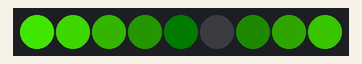
Bench run of a sketch on a simulated Arduino Uno, built with avr-gcc and run on an emulated ATmega328P. Shown: 9 RGB LEDs in strip order, left to right. Dim RGB values are drawn brighter than linear; random numbers use the default seed unless the sketch sets one.

Above: at 0.48 s.
At 5.26 s:
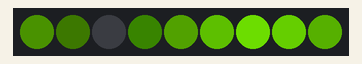
At 10.36 s:
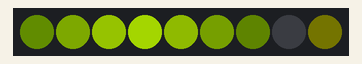
At 20.13 s:
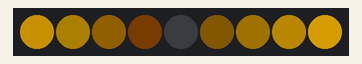
At 29.18 s:
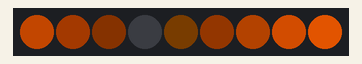
At 39.81 s:
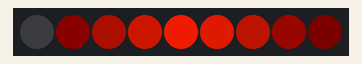

The sketch:

LinearLightsThreading2.ino
```cpp
//#include <TimerOne.h>

#include "SPI.h"
#include "Adafruit_WS2801.h"

//
//  Linear Lights with Threaded Shows
//
//  Standard program for a linear light strip
//
//  Set the number of lights with numLights below
//  Modern 8-bit color lights
//
//  Morphing is HSV-corrected (thanks, Greg)
//
//  No external controller like buttons or an X-Bee
//
//  Shows can be Threaded
//
/*****************************************************************************/
//
// Set Up Pins
//
// 2 pins for clock and data of lights.
//
#define dataPin 9       // 'yellow' wire
#define clockPin 8      // 'green' wire

#define numLights 9     // Centurion helmet

// Thread buffers
#define MAX_THREADS 4

#define FULL_THREADS 99

#define LIFE      0  // Position of variables for each thread
#define MORPH     1
#define SHOW      2
#define FORECOLOR 3
#define BACKCOLOR 4
#define WAIT      5
#define UPDATE    6

int thread_vars[MAX_THREADS][7];    // See XXX numbers above

// framebuffers
uint32_t current_frame[MAX_THREADS][numLights]; // Each thread has its own 2 frame buffers
uint32_t next_frame[MAX_THREADS][numLights];
uint32_t frame[numLights];  // Master buffer that sums up the threads
int occupancy[numLights];  // How many colors stuffed into each light

// For random-fill show (nasty global)
byte shuffle[MAX_THREADS][numLights];  // Will contain a shuffle of lights

// Set the first variable to the NUMBER of pixels.
Adafruit_WS2801 strip = Adafruit_WS2801(numLights, dataPin, clockPin);

// Light colors - Fore and Back color handled by thread_vars above

#define MaxColor 255    // Colors go from 0 to 255

// Shows - show handled by thread_vars above - Dark = 0

#define MAX_SHOW 9  // Total number of shows

#define CLEAR_WITH_FADE  0
#define ALL_ON           1
#define MORPH_CHAIN      2
#define RANDOM_FILL      3
#define RANDOM_COLORS    4
#define TWO_COLOR        5
#define LIGHT_WAVE       6
#define LIGHT_RUN_UP     7
#define SAW_TOOTH        8

#define MAX_LIFE 500 // How many cycles at most a show will last

// Morphing (minute hand), cycles (hour hand), and update (boolean) handled by thread_vars above

// Wait handled by thread_vars above

#define MAX_WAIT 12 // Number of stored delay times

//
// Setup
//

void setup() {

  Serial.begin(9600);
  //Serial.println("Start");

  // Start up the LED counter
  strip.begin();

  // Turn off all threads. life = 0 for all threads
  for (int i=0; i < MAX_THREADS; i++) {
    thread_vars[i][LIFE] = 0;
    clearThreadFrame(i);
  }

  startNewThread();  // Have a thread going on start-up
}

void loop() {

  delay(20);  // The only delay!

  clearFrame(); // Empty the lights

  checkThreads(); // Check each thread and add together all threads' light intensities

  writeFrame(); // Push the frame on to the lights

  randomizeThreads(); // Change the active threads slightly

  // Start a second thread when the first is at least halfway thru
  if (countThreads() == 0 ||
      (countThreads() < 2 && minLife() < MAX_LIFE / 2 && !random(MAX_LIFE) ) ) {
    startNewThread();
  }
}

//
// check Show
//
// Figures out which show the particular thread is running
// Subroutines to that particular show
//
void checkShow(byte thread) {

  switch(thread_vars[thread][SHOW]) {

      case CLEAR_WITH_FADE:
        clearWithFade(thread);
        break;
      case ALL_ON:
        allOn(thread);
        break;
      case MORPH_CHAIN:
        morphChain(thread);
        break;
      case RANDOM_FILL:
        randomfill(thread);
        break;
      case RANDOM_COLORS:
        randomcolors(thread);
        break;
      case TWO_COLOR:
        twocolor(thread);
        break;
      case LIGHT_WAVE:
        lightwave(thread);
        break;
      case LIGHT_RUN_UP:
        lightrunup(thread);
        break;
      case SAW_TOOTH:
        sawtooth(thread);
        break;
    }
}

// clear with fade
//
// Fades lights to black
//
void clearWithFade(byte t) {
  for (int i=0; i<numLights; i++) {
    setPixelColor(i, t, Color(0,0,0));
  }
}

//
// All On
//
// Turns all the pixels on to one color
//
void allOn(byte t) {
   for (int i=0; i < strip.numPixels(); i++) {
     setPixelColor(i, t, Wheel(thread_vars[t][FORECOLOR]));
   }
}

// random fill
//
// randomfill: randomly fills in pixels from blank to all on
// then takes them away random until blank
//

void randomfill(byte t) {

  int pos = thread_vars[t][LIFE] % (numLights*2);  // Where we are in the show
  pos = abs(numLights - pos);

  for (int i=0; i < numLights; i++) {
    if (i >= pos) {
      setPixelColor(shuffle[t][i], t, Wheel(thread_vars[t][FORECOLOR]));  // Turning on lights one at a time
    } else {
      setPixelColor(shuffle[t][i], t, Color(0,0,0));  // Turning off lights one at a time
    }
  }
}

//
// shuffle Positions
//
// Call at the start of a Random Fill show
// Swaps all positions of lights
void shufflePositions(byte t) {
  int i, j, save, pos;

  for (i=0; i < numLights; i++) shuffle[t][i] = i; // before shuffle
  for (i=0; i < numLights; i++) {  // here's position
    j = random(numLights);         // there's position
    save = shuffle[t][i];
    shuffle[t][i] = shuffle[t][j];       // first swap
    shuffle[t][j] = save;                // second swap
  }
}

// random colors
//
// turns each pixel on to a random color
//
// colors are stored in the shuffle array
// must initialize this array with random values at the start of the show!
//
void randomcolors(byte t) {
  for (int i=0; i < numLights; i++) {
    setPixelColor(i, t, Wheel(shuffle[t][i]));
  }
}

//
// pick random colors
//
// Call at the start of the random colors show
void pickRandomColors(byte t) {
  for (int i=0; i < numLights; i++) {
    shuffle[t][i] = random(MaxColor);
  }
}

// two color
//
// alternates the color of pixels between two colors
//
void twocolor(byte t) {
  for (int i=0; i < numLights; i++) {
    if (i%2) setPixelColor(i, t, Wheel(thread_vars[t][FORECOLOR]));
    else setPixelColor(i, t, Wheel(thread_vars[t][BACKCOLOR]));
  }
}

//
// Morph Chain
//
// Morphs color 1 from position x to
// color 2 at position x+n

void morphChain(byte t) {
  float attenuation;

  for (int i=0; i < numLights; i++) {
    attenuation = ((i+(thread_vars[t][LIFE] % numLights)) % numLights)/(float)(numLights-1);
    setPixelColor(i, t, HSVinter24(Wheel(thread_vars[t][FORECOLOR]),
                                   Wheel(thread_vars[t][BACKCOLOR]),
                                   attenuation));
  }
}

//
// Saw tooth
//
// Fills in pixels with a sawtooth of intensity
//
// Peak of the sawtooth moves with the cycle

void sawtooth(byte t) {
  float attenuation;

  for (int i=0; i < numLights; i++) {
    attenuation = 2*(((i+(thread_vars[t][LIFE] % numLights)) % numLights)/(float)(numLights-1));
    if (attenuation > 1) attenuation = 2 - attenuation;  // the '2 -' creates the sawtooth
    attenuation = attenuation * attenuation;  // magnify effect - color brightness is not linear
    setPixelColor(i, t, HSVinter24(Color(0,0,0), Wheel(thread_vars[t][FORECOLOR]), attenuation));
  }
}

//
// rainbowshow: fills the spines with a gradient rainbow
// over time, the starting color changes
//

void rainbowshow(byte t) {
  int diff = abs(thread_vars[t][FORECOLOR] - thread_vars[t][BACKCOLOR]);

  for (int i=0; i < numLights; i++) {
    setPixelColor( (i+(thread_vars[t][LIFE] % numLights)) % numLights, t,
                    Wheel(((i*diff / numLights) + thread_vars[t][FORECOLOR]) % diff) );
  }
}

//
// lightwave
//
// Just one pixel traveling along the chain

void lightwave(byte t) {

  for (int i=0; i < numLights; i++) {
     if (i == numLights-(thread_vars[t][LIFE] % numLights)-1) {
       setPixelColor(i, t, Wheel(thread_vars[t][FORECOLOR]));
     } else {
       setPixelColor(i, t, Color(0,0,0));
     }
  }
}

//
// lightrunup
//
// lights fill up one at time
//
void lightrunup(byte t) {
  int pos = thread_vars[t][LIFE] % (numLights*2);  // Where we are in the show
  pos = abs(numLights - pos);

  for (int i=0; i < numLights; i++) {
    if (i >= pos) {
      setPixelColor(i, t, Wheel(thread_vars[t][FORECOLOR]));  // Turning on lights one at a time
    } else {
      setPixelColor(i, t, Color(0,0,0));   // black
    }
  }
}

//
// Thread Routines
//

// countThreads
//
// Return the number of active threads (life > 0)
byte countThreads() {
  int threads = 0;

  for (int i=0; i < MAX_THREADS; i++) {
    if (thread_vars[i][LIFE] > 0) threads++;
  }
  return (threads);
}

//
// min Life
//
// Returns the life left of the smallest living thread
// Results will go wonky if no threads are alive

int minLife() {
  int min_life = 10000;

  for (int i=0; i < MAX_THREADS; i++) {
    if (thread_vars[i][LIFE] > 0 && thread_vars[i][LIFE] < min_life) {
      min_life = thread_vars[i][LIFE];
    }
  }
  return (min_life);
}

//
// getEmptyThread
//
// Return the position of the first empty thread
// If all positions are filled, returns FULL_THREADS
byte getEmptyThread() {
  for (int i=0; i < MAX_THREADS; i++) {
    if (thread_vars[i][LIFE] == 0) return (i);
  }
  return (FULL_THREADS);  // Could not find an open thread. Return FULL.
}

// startNewThread
//
// Kicks off a new thread
void startNewThread() {
  int newThreadPos = getEmptyThread();  // Get the next open thread
  if (newThreadPos == FULL_THREADS) return;  // All threads full. Do nothing.

  // Pick random values for the new thread
  thread_vars[newThreadPos][LIFE] =       MAX_LIFE;            // How long a thread will live - not random!
  thread_vars[newThreadPos][MORPH] =      0;
  thread_vars[newThreadPos][SHOW] =       random(1,MAX_SHOW);  // Show 0 = All Black
  thread_vars[newThreadPos][FORECOLOR] =  random(MaxColor);
  thread_vars[newThreadPos][BACKCOLOR] =  random(MaxColor);
  thread_vars[newThreadPos][WAIT] =       random(MAX_WAIT);
  thread_vars[newThreadPos][UPDATE] =     true;

  // Some shows need initializing
  if (thread_vars[newThreadPos][SHOW] == RANDOM_COLORS) pickRandomColors(newThreadPos);
  if (thread_vars[newThreadPos][SHOW] == RANDOM_FILL) shufflePositions(newThreadPos);
}

//
// Check Threads
//
void checkThreads() {
  for (int i=0; i < MAX_THREADS; i++) {
    checkThread(i);
  }
}

//
// Check Thread
//
void checkThread(byte thread) {
  if (thread_vars[thread][LIFE] == 0) return;  // Thread is dead

  if (thread_vars[thread][UPDATE] == true) {  // Need to calculate what each light is doing?

    thread_vars[thread][UPDATE] = false;  // Yes. Turn update flag off

    checkShow(thread);  // Calculate what each light is doing - put results in thread's next frame buffer
  }

  // Morph the display

  morph_frame(thread); // Interpolate between thread's current and next frame buffers. Put results into master frame.

  // Advance the morph clock

  if (thread_vars[thread][MORPH]++ >= GetDelayTime(thread_vars[thread][WAIT])) {  // Finished morphing

    thread_vars[thread][UPDATE] = true;  // Minute hand is done. Force an update

    thread_vars[thread][MORPH] = 0;  // Reset morph clock

    // Decrease the thread's life clock

    if(thread_vars[thread][LIFE] > 0) thread_vars[thread][LIFE]--;

    // Push the thread's next frame into the thread's current frame

    for (int i = 0; i < numLights; i++) {
      current_frame[thread][i] = next_frame[thread][i];
    }
  }
}

// randomizeThreads
//
// Slowly randomizes all active threads
//
void randomizeThreads() {
  for (int i=0; i < MAX_THREADS; i++) {
    randomizeThread(i);
  }
}

// randomize Thread
//
// Slowly randomizes a thread to make life more interesting
// Ignores dead threads

void randomizeThread(byte thread) {
  if (thread_vars[thread][LIFE] == 0) return;  // Thread is dead

  // foreColor
  if (!random(25)) {
    thread_vars[thread][FORECOLOR] = (thread_vars[thread][FORECOLOR] + 1) % MaxColor;
    thread_vars[thread][UPDATE] = true;
  }

  // backColor
  if (!random(25)) {
    thread_vars[thread][BACKCOLOR] -= 2;
    if (thread_vars[thread][BACKCOLOR] < 0) thread_vars[thread][BACKCOLOR] += MaxColor;
    thread_vars[thread][UPDATE] = true;
  }

  // wait
  if (!random(1000)) {
    thread_vars[thread][WAIT]++;
    if (thread_vars[thread][WAIT] >= MAX_WAIT) {
      thread_vars[thread][WAIT] = 0;
      thread_vars[thread][MORPH] = 0;
    }
  }
}


//
// Frame displays. Basically gradually changes image from previous frame to next frame.
// More pleasing to the eye.
//
// Code initially from Greg and Robie
//

//
// Clear Frame
//
// Empty the master light Frame
//
void clearFrame() {
  for (int i = 0; i < numLights; i++) {
    frame[i] = 0;
    occupancy[i] = 0;
  }
}

//
// clear Thread Frame
//
// Empty the Thread's current frame buffer. Important at boot-up.
//
void clearThreadFrame(byte t) {
  for (int i = 0; i < numLights; i++) {
    current_frame[t][i] = 0;
  }
}
//
// Write Frame
//
// Push the master frame on to the actual lights
//
void writeFrame() {
  for (int i = 0; i < numLights; i++) {
    strip.setPixelColor(i, frame[i]);
  }
  strip.show();  // Update the display
}

//
// Morph Frame
//
void morph_frame(byte thread) {
   uint32_t color;
   float fract;  // Interpolated fraction between 0 and 1

   for (int i = 0; i < numLights; i++) {
     // Determine the interpolated fraction
     fract = (float)thread_vars[thread][MORPH] / GetDelayTime(thread_vars[thread][WAIT]);

     // get the desired morphed color for the particular thread
     color = HSVinter24(current_frame[thread][i], next_frame[thread][i], fract);

     // Fade a show out at life < 40 to black
     /*
     if (thread_vars[thread][LIFE] < 40) {
       color = HSVinter24(Color(0,0,0), color, (float) thread_vars[thread][LIFE] / 40);
     }
     */
     // Push color into master frame
     addColor(i, min(MAX_LIFE - thread_vars[thread][LIFE], thread_vars[thread][LIFE]), color);
   }
}

//
// Add Color
//
void addColor(int light, int life, uint32_t color) {
  float fract;
  int cLife = calcLife(life);  // Figure out weighting 0-100

  if (occupancy[light] == 0) {  // This is the first color
    frame[light] = color;
  } else {  // Weighted average of thread "lifes"
    frame[light] = HSVinter24(frame[light], color, (float)cLife/(cLife + occupancy[light]) );
  }
  occupancy[light] += cLife;
}

//
// calc Life
//
// Weight a thread so that the beginning and end of a thread a more attenuated
// Fade in the first 20% of a show and fade out the last 20% of show
// Full intensity = 100
// No intensity = 0

int calcLife(int life) {
  if (life < (MAX_LIFE * 0.2)) return (100 * life / (MAX_LIFE * 0.2));  // end of show
  if (life > (MAX_LIFE * 0.8)) return (100 * (MAX_LIFE - life /  (MAX_LIFE * 0.2)));  // beginning of show
  return (100);  // middle of show
}


//
// set Pixel color
//
void setPixelColor(int pos, byte thread, uint32_t color) {
  next_frame[thread][pos] = color;
}

//
// Get Delay Time
//
// Returns a delay time from an array
//

int GetDelayTime(int wait) {
  int DelayValues[MAX_WAIT] = { 2, 3, 4, 6, 8, 10, 15, 20, 30, 50, 75, 100 };
  return (DelayValues[wait % MAX_WAIT]);
}


/* Helper functions */

// Color
//
// Create a 24-bit color value from R,G,B
//
uint32_t Color(byte r, byte g, byte b)
{
  uint32_t c = 0;
  c = r;
  c <<= 8;
  c |= g;
  c <<= 8;
  c |= b;
  return c;
}

// Extracts the red part of a 24-bit color
byte GetRed(uint32_t c)
{
  return ((c >> 16) & 0xff);
}

// Extracts the green part of a 24-bit color
byte GetGreen(uint32_t c)
{
  return ((c >> 8) & 0xff);
}

// Extracts the green part of a 24-bit color
byte GetBlue(uint32_t c)
{
  return (c & 0xff);
}

// If r=g=b=0, return true
boolean IsBlack(byte r, byte g, byte b)
{
  if(r=g=b=0) return (true);
  else return (false);
}


//Input a value 0 to 255 to get a color value.
//The colours are a transition r - g -b - back to r
uint32_t Wheel(byte WheelPos)
{
  int r,g,b;
  if (WheelPos < 85) {
    r = WheelPos * 3;
    g = 255 - WheelPos *3;
    b = 0;
  } else if (WheelPos < 170) {
    WheelPos -= 85;
    r = 255 - WheelPos *3;
    g = 0;
    b = WheelPos * 3;
  } else {
    WheelPos -= 170;
    r = 0;
    g = WheelPos * 3;
    b = 255 - WheelPos *3;
  }
  return Color(r,g,b);
}


// r,g,b values are from 0 to 255
// h = [0,360], s = [0,1], v = [0,1]
// if s == 0, then h = -1 (undefined)
//
// code from http://www.cs.rit.edu/~ncs/color/t_convert.html

void RGBtoHSV( byte red, byte green, byte blue, float *h, float *s, float *v )
{
  float r = red/float(255);
  float g = green/float(255);
  float b = blue/float(255);

  float MIN = min(r, min(g,b));  // min(r,g,b)
  float MAX = max(r, max(g,b));  // max(r,g,b)

  *v = MAX;		        // v

  float delta = MAX - MIN;

  if (MAX != 0 ) *s = delta / MAX;	// s
  else { // r = g = b = 0		// s = 0, v is undefined
    *s = 0;
    *h = -1;
    return;
  }
  if( r == MAX ) *h = 60.0 * ( g - b ) / delta; // between yellow & magenta
  else {
    if( g == MAX ) {
      *h = 120.0 + 60.0 * ( b - r ) / delta; // between cyan & yellow
    } else {
      *h = 240.0 + 60.0 * ( r - g ) / delta;	// between magenta & cyan
    }
  }
  if( *h < 0 ) *h += 360;
}

// r,g,b values are from 0 to 255
// h = [0,360], s = [0,1], v = [0,1]
// if s == 0, then h = -1 (undefined)
//
// code from http://www.cs.rit.edu/~ncs/color/t_convert.html

void HSVtoRGB( byte *r, byte *g, byte *b, float h, float s, float v )
{
  int i;
  float f, p, q, t;

  if( s == 0 ) {
    // achromatic (grey)
    *r = *g = *b = (v*255);
    return;
  }

  h /= 60;			// sector 0 to 5
  i = floor( h );
  f = h - i;			// factorial part of h
  p = v * ( 1 - s );
  q = v * ( 1 - s * f );
  t = v * ( 1 - s * ( 1 - f ) );

  switch( i ) {
    case 0:
      *r = v * 255;
      *g = t * 255;
      *b = p * 255;
      break;
    case 1:
      *r = q * 255;
      *g = v * 255;
      *b = p * 255;
      break;
    case 2:
      *r = p * 255;
      *g = v * 255;
      *b = t * 255;
      break;
    case 3:
      *r = p * 255;
      *g = q * 255;
      *b = v * 255;
      break;
    case 4:
      *r = t * 255;
      *g = p * 255;
      *b = v * 255;
      break;
    default:		// case 5:
      *r = v * 255;
      *g = p * 255;
      *b = q * 255;
      break;
    }
}

//
//  HSV Interpolate Wheel
//
//  Wrapper for HSV Interpolate RGB below
//  start and end colors are 0-255 wheel colors

uint32_t HSVinterWheel(byte c1, byte c2, float fract)
{
  return(HSVinter24(Wheel(c1),Wheel(c2),fract));
}

//
//  HSV Interpolate 24-bit
//
//  Wrapper for HSV Interpolate RGB below
//  start and end colors are 24-bit colors

uint32_t HSVinter24(uint32_t c1, uint32_t c2, float fract)
{
  return(HSVinterRGB(GetRed(c1),GetGreen(c1),GetBlue(c1), GetRed(c2),GetGreen(c2),GetBlue(c2), fract));
}

//  HSV Interpolate RGB
//
//  Given a start rgb, an end rgb, and a fractional distance (0-1)
//  This function converts start and end colors to hsv
//  and interpolates between the two points
//  The function returns the properly interpolated rgb
//  as a 24-bit rgb color
//  Whew.

uint32_t HSVinterRGB(byte r1, byte g1, byte b1, byte r2, byte g2, byte b2, float fract)
{
  //Serial.print("r1 = ");
  //Serial.print(r1);
  //Serial.print(", g1 = ");
  //Serial.print(g1);
  //Serial.print(", b1 = ");
  //Serial.print(b1);
  //Serial.print("r2 = ");
  //Serial.print(r2);
  //Serial.print(", g2 = ");
  //Serial.print(g2);
  //Serial.print(", b2 = ");
  //Serial.println(b2);

  if (fract < 0 || fract > 1) {
     Serial.print("fract = ");
     Serial.println(fract);
     return(Color(255,0,0));  // Fract is out of 0-1 bounds. Color defaults to red
  }
  // Check to see if either 1 or 2 are black. If black, just attenuate the other color.

  if (r1+g1+b1 == 0) return(Color(r2*fract, g2*fract, b2*fract));
  if (r2+g2+b2 == 0) return(Color(r1*(1-fract), g1*(1-fract), b1*(1-fract)));

  // Set up HSV1 and HSV2 variables and pointers

  float h1,s1,v1,h2,s2,v2,hi,si,vi;
  float* p_h1;
  float* p_s1;
  float* p_v1;
  p_h1 = &h1;
  p_s1 = &s1;
  p_v1 = &v1;
  float* p_h2;
  float* p_s2;
  float* p_v2;
  p_h2 = &h2;
  p_s2 = &s2;
  p_v2 = &v2;

  // Calculate HSV1 and HSV2

  RGBtoHSV(r1,g1,b1,p_h1,p_s1,p_v1);
  RGBtoHSV(r2,g2,b2,p_h2,p_s2,p_v2);

  // Calculate the interpolated HSVi

  hi = interpolateWrap(h1,h2,fract);
  si = interpolate(s1,s2,fract);
  vi = interpolate(v1,v2,fract);

  // Convert back to rgb via pointers

  byte r,g,b;
  byte* p_r;
  byte* p_g;
  byte* p_b;
  p_r = &r;
  p_g = &g;
  p_b = &b;

  HSVtoRGB(p_r,p_g,p_b,hi,si,vi);

  // Print test bed
  /*
  Serial.print("r1 = ");
  Serial.print(r1);
  Serial.print(", g1 = ");
  Serial.print(g1);
  Serial.print(", b1 = ");
  Serial.print(b1);
  Serial.print(", r = ");
  Serial.print(r);
  Serial.print(", g = ");
  Serial.print(g);
  Serial.print(", b = ");
  Serial.println(b);
  */
  // Return the proper 24-bit color

  return(Color(r,g,b));
}

//
//  RGB Interpolate Wheel
//
//  Wrapper for RGB Interpolate RGB below
//  start and end colors are 0-255 wheel colors

uint32_t RGBinterWheel(byte c1, byte c2, float fract)
{
  return(RGBinter24(Wheel(c1),Wheel(c2),fract));
}

//
//  RGB Interpolate 24-bit
//
//  Wrapper for HSV Interpolate RGB below
//  start and end colors are 24-bit colors

uint32_t RGBinter24(uint32_t c1, uint32_t c2, float fract)
{
  return(RGBinterRGB(GetRed(c1),GetGreen(c1),GetBlue(c1), GetRed(c2),GetGreen(c2),GetBlue(c2), fract));
}

//  RGB Interpolate RGB
//
//  Given a start rgb, an end rgb, and a fractional distance (0-1)
//  This function interpolates between the two points
//  and returns the properly interpolated rgb
//  as a 24-bit rgb color

uint32_t RGBinterRGB(byte r1, byte g1, byte b1, byte r2, byte g2, byte b2, float fract)
{
  if (fract < 0) return(Color(r1,g1,b1));
  if (fract > 1) return(Color(r2,g2,b2));
  return(Color(interpolate(r1,r2,fract), interpolate(g1,g2,fract), interpolate(b1,b2,fract) ));
}
//
// Interpolate
//
// Returns the fractional point from a to b

float interpolate(float a, float b, float fract)
{
  return(a + (fract*(b-a)));
}

//
// Interpolate Wrap
//
// Returns the fractional point from a to b
// checking both ways around a circle

float interpolateWrap(float a, float b, float fract)
{
  if(should_wrap(a,b)) {
    if(a<b) a += 360;
    else b += 360;
  }
  float result = interpolate(a,b,fract);
  if (result>360) result -= 360;
  return(result);
}

//
// should_wrap
//
// determines whether the negative way
// around the circle is shorter

boolean should_wrap(float a, float b) {
  if (a>b) {
    float temp = a;  // basic a <-> b swap
    a = b;
    b = temp;
  }
  return(abs(b-a) > abs((a+360) - b));
}
```
